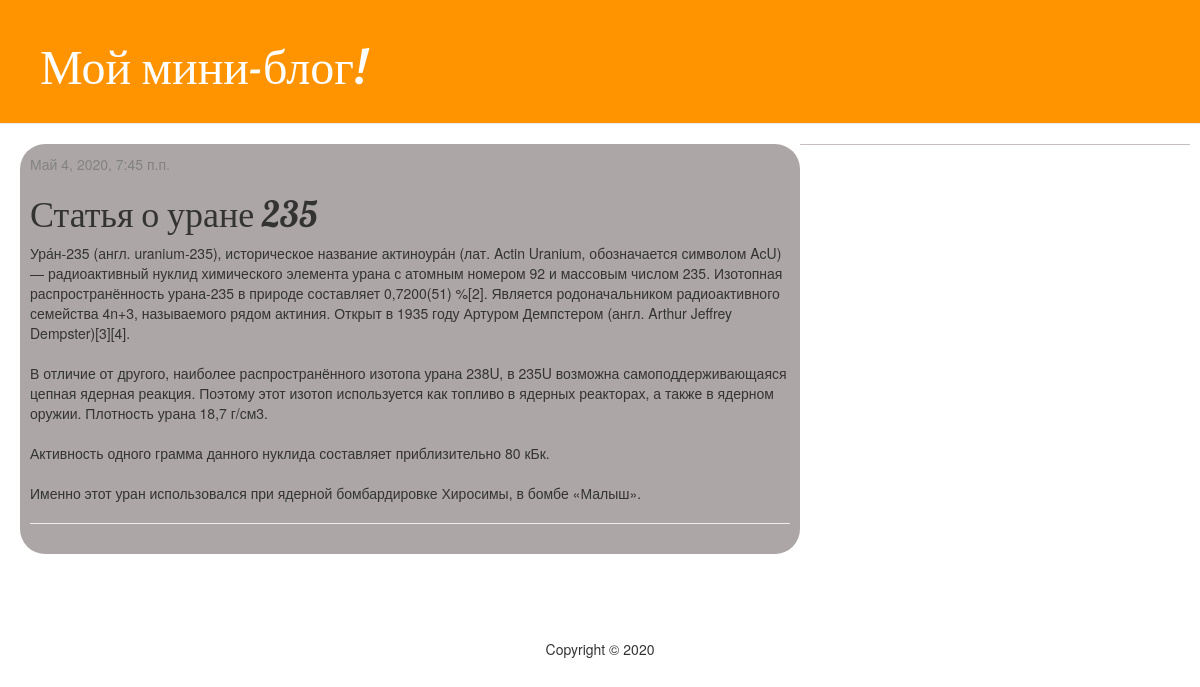
Screenshot of /post/3/ with the database file from the repository.
### blog/models.py (models this page shows, shortened)
class Post(models.Model):
    author = models.ForeignKey(User, null=True, blank=True, on_delete=models.DO_NOTHING) #(settings.AUTH_USER_MODEL, on_delete=models.CASCADE)
    title = models.CharField(max_length=200)
    text = models.TextField()
    created_date = models.DateTimeField(default=timezone.now)
    published_date = models.DateTimeField(blank=True, null=True)

### blog/views.py (the view)
# urls.py: path('post/<int:pk>/', views.post_detail, name='post_detail'),
def post_detail(request,pk):
    post = get_object_or_404(Post, pk=pk)
    comments = Comment.objects.filter(page=post)
    return render(request, 'blog/post_detail.html', {'post':post, 'comments':comments})

### blog/templates/blog/post_detail.html (shortened to what this page needs)
{% extends 'blog/base.html' %}
{% block content %}
    <div class="post">
        {% if post.published_date %}
            <div class="date">
                {{ post.published_date }}
            </div>
        {% endif %}
        <h1>{{ post.title }}</h1>
        <p>{{ post.text|linebreaksbr }}</p>
        <hr>
    </div>
{% endblock %}

### blog/static/css/blog.css (style rules this page uses)
h1, h2, h3, h4 { font-family: 'Lobster', cursive; }
.date { color: #828282; }
.post { margin-bottom: 20px; }

### rows the page displays
Post: published_date "Май 4, 2020, 7:45 п.п.", title "Статья о уране 235", text "Ура́н-235 (англ. uranium-235), историческое название актиноура́н (лат. Actin Uranium, обозначается символом AcU) — радиоактивный нуклид химического элемента урана с атомным номером 92 и массовым числом 235. Изотопная распространённость урана-235 в природе составляет 0,7200(51) %[2]. Является родоначальником радиоактивного семейства 4n+3, называемого рядом актиния. Открыт в 1935 году Артуром Демпстером (англ. Arthur Jeffrey Dempster)[3][4]. В отличие от другого, наиболее распространённого изотопа урана 238U, в 235U возможна самоподдерживающаяся цепная ядерная реакция. Поэтому этот изотоп используется как топливо в ядерных реакторах, а также в ядерном оружии. Плотность урана 18,7 г/см3.…"
